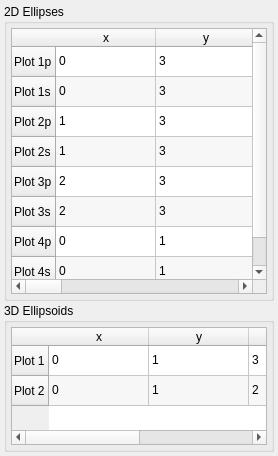
     <widget class="QWidget" name="tabReso">
      <attribute name="title">
       <string>Resolution</string>
      </attribute>
      <layout class="QGridLayout" name="gridLayout_15">
       <property name="leftMargin">
        <number>4</number>
       </property>
       <property name="topMargin">
        <number>4</number>
       </property>
       <property name="rightMargin">
        <number>4</number>
       </property>
       <property name="bottomMargin">
        <number>4</number>
       </property>
       <property name="spacing">
        <number>2</number>
       </property>
       <item row="1" column="0">
        <widget class="QGroupBox" name="groupBox_16">
         <property name="sizePolicy">
          <sizepolicy hsizetype="Preferred" vsizetype="Preferred">
           <horstretch>0</horstretch>
           <verstretch>1</verstretch>
          </sizepolicy>
         </property>
         <property name="title">
          <string>3D Ellipsoids</string>
         </property>
         <layout class="QGridLayout" name="gridLayout_14">
          <property name="leftMargin">
           <number>4</number>
          </property>
          <property name="topMargin">
           <number>4</number>
          </property>
          <property name="rightMargin">
           <number>4</number>
          </property>
          <property name="bottomMargin">
           <number>4</number>
          </property>
          <property name="spacing">
           <number>2</number>
          </property>
          <item row="0" column="0">
           <widget class="QTableWidget" name="tabEllipsoids">
            <property name="alternatingRowColors">
             <bool>true</bool>
            </property>
            <row>
             <property name="text">
              <string>Plot 1</string>
             </property>
            </row>
            <row>
             <property name="text">
              <string>Plot 2</string>
             </property>
            </row>
            <column>
             <property name="text">
              <string>x</string>
             </property>
            </column>
            <column>
             <property name="text">
              <string>y</string>
             </property>
            </column>
            <column>
             <property name="text">
              <string>z</string>
             </property>
            </column>
            <column>
             <property name="text">
              <string>Proj. / Rem.</string>
             </property>
            </column>
            <item row="0" column="0">
             <property name="text">
              <string>0</string>
             </property>
            </item>
            <item row="0" column="1">
             <property name="text">
              <string>1</string>
             </property>
            </item>
            <item row="0" column="2">
             <property name="text">
              <string>3</string>
             </property>
            </item>
            <item row="0" column="3">
             <property name="text">
              <string>2</string>
             </property>
            </item>
            <item row="1" column="0">
             <property name="text">
              <string>0</string>
             </property>
            </item>
            <item row="1" column="1">
             <property name="text">
              <string>1</string>
             </property>
            </item>
            <item row="1" column="2">
             <property name="text">
              <string>2</string>
             </property>
            </item>
            <item row="1" column="3">
             <property name="text">
              <string>3</string>
             </property>
            </item>
           </widget>
          </item>
         </layout>
        </widget>
       </item>
       <item row="0" column="0">
        <widget class="QGroupBox" name="groupBox_15">
         <property name="sizePolicy">
          <sizepolicy hsizetype="Preferred" vsizetype="Preferred">
           <horstretch>0</horstretch>
           <verstretch>2</verstretch>
          </sizepolicy>
         </property>
         <property name="title">
          <string>2D Ellipses</string>
         </property>
         <layout class="QGridLayout" name="gridLayout_13">
          <property name="leftMargin">
           <number>4</number>
          </property>
          <property name="topMargin">
           <number>4</number>
          </property>
          <property name="rightMargin">
           <number>4</number>
          </property>
          <property name="bottomMargin">
           <number>4</number>
          </property>
          <property name="spacing">
           <number>2</number>
          </property>
          <item row="5" column="3">
           <widget class="QTableWidget" name="tabEllipses">
            <property name="alternatingRowColors">
             <bool>true</bool>
            </property>
            <property name="showGrid">
             <bool>true</bool>
            </property>
            <row>
             <property name="text">
              <string>Plot 1p</string>
             </property>
            </row>
            <row>
             <property name="text">
              <string>Plot 1s</string>
             </property>
            </row>
            <row>
             <property name="text">
              <string>Plot 2p</string>
             </property>
            </row>
            <row>
             <property name="text">
              <string>Plot 2s</string>
             </property>
            </row>
            <row>
             <property name="text">
              <string>Plot 3p</string>
             </property>
            </row>
            <row>
             <property name="text">
              <string>Plot 3s</string>
             </property>
            </row>
            <row>
             <property name="text">
              <string>Plot 4p</string>
             </property>
            </row>
            <row>
             <property name="text">
              <string>Plot 4s</string>
             </property>
            </row>
            <column>
             <property name="text">
              <string>x</string>
             </property>
            </column>
            <column>
             <property name="text">
              <string>y</string>
             </property>
            </column>
            <column>
             <property name="text">
              <string>Project 1</string>
             </property>
            </column>
            <column>
             <property name="text">
              <string>Remove 1</string>
             </property>
            </column>
            <column>
             <property name="text">
              <string>Project 2</string>
             </property>
            </column>
            <column>
             <property name="text">
              <string>Remove 2</string>
             </property>
            </column>
            <item row="0" column="0">
             <property name="text">
              <string>0</string>
             </property>
            </item>
            <item row="0" column="1">
             <property name="text">
              <string>3</string>
             </property>
            </item>
            <item row="0" column="2">
             <property name="text">
              <string>1</string>
             </property>
            </item>
            <item row="0" column="3">
             <property name="text">
              <string>2</string>
             </property>
            </item>
            <item row="0" column="4">
             <property name="text">
              <string>-1</string>
             </property>
            </item>
            <item row="0" column="5">
             <property name="text">
              <string>-1</string>
             </property>
            </item>
            <item row="1" column="0">
             <property name="text">
              <string>0</string>
             </property>
            </item>
            <item row="1" column="1">
             <property name="text">
              <string>3</string>
             </property>
            </item>
            <item row="1" column="2">
             <property name="text">
              <string>-1</string>
             </property>
            </item>
            <item row="1" column="3">
             <property name="text">
              <string>2</string>
             </property>
            </item>
            <item row="1" column="4">
             <property name="text">
              <string>-1</string>
             </property>
            </item>
            <item row="1" column="5">
             <property name="text">
              <string>1</string>
             </property>
            </item>
            <item row="2" column="0">
             <property name="text">
              <string>1</string>
             </property>
            </item>
            <item row="2" column="1">
             <property name="text">
              <string>3</string>
             </property>
            </item>
            <item row="2" column="2">
             <property name="text">
              <string>0</string>
             </property>
            </item>
            <item row="2" column="3">
             <property name="text">
              <string>2</string>
             </property>
            </item>
            <item row="2" column="4">
             <property name="text">
              <string>-1</string>
             </property>
            </item>
            <item row="2" column="5">
             <property name="text">
              <string>-1</string>
             </property>
            </item>
            <item row="3" column="0">
             <property name="text">
              <string>1</string>
             </property>
            </item>
            <item row="3" column="1">
             <property name="text">
              <string>3</string>
             </property>
            </item>
            <item row="3" column="2">
             <property name="text">
              <string>-1</string>
             </property>
            </item>
            <item row="3" column="3">
             <property name="text">
              <string>2</string>
             </property>
            </item>
            <item row="3" column="4">
             <property name="text">
              <string>-1</string>
             </property>
            </item>
            <item row="3" column="5">
             <property name="text">
              <string>0</string>
             </property>
            </item>
            <item row="4" column="0">
             <property name="text">
              <string>2</string>
             </property>
            </item>
            <item row="4" column="1">
             <property name="text">
              <string>3</string>
             </property>
            </item>
            <item row="4" column="2">
             <property name="text">
              <string>0</string>
             </property>
            </item>
            <item row="4" column="3">
             <property name="text">
              <string>1</string>
             </property>
            </item>
            <item row="4" column="4">
             <property name="text">
              <string>-1</string>
             </property>
            </item>
            <item row="4" column="5">
             <property name="text">
              <string>-1</string>
             </property>
            </item>
            <item row="5" column="0">
             <property name="text">
              <string>2</string>
             </property>
            </item>
            <item row="5" column="1">
             <property name="text">
              <string>3</string>
             </property>
            </item>
            <item row="5" column="2">
             <property name="text">
              <string>-1</string>
             </property>
            </item>
            <item row="5" column="3">
             <property name="text">
              <string>1</string>
             </property>
            </item>
            <item row="5" column="4">
             <property name="text">
              <string>-1</string>
             </property>
            </item>
            <item row="5" column="5">
             <property name="text">
              <string>0</string>
             </property>
            </item>
            <item row="6" column="0">
             <property name="text">
              <string>0</string>
             </property>
            </item>
            <item row="6" column="1">
             <property name="text">
              <string>1</string>
             </property>
            </item>
            <item row="6" column="2">
             <property name="text">
              <string>3</string>
             </property>
            </item>
            <item row="6" column="3">
             <property name="text">
              <string>2</string>
             </property>
            </item>
            <item row="6" column="4">
             <property name="text">
              <string>-1</string>
             </property>
            </item>
            <item row="6" column="5">
             <property name="text">
              <string>-1</string>
             </property>
            </item>
            <item row="7" column="0">
             <property name="text">
              <string>0</string>
             </property>
            </item>
            <item row="7" column="1">
             <property name="text">
              <string>1</string>
             </property>
            </item>
            <item row="7" column="2">
             <property name="text">
              <string>-1</string>
             </property>
            </item>
            <item row="7" column="3">
             <property name="text">
              <string>2</string>
             </property>
            </item>
            <item row="7" column="4">
             <property name="text">
              <string>-1</string>
             </property>
            </item>
            <item row="7" column="5">
             <property name="text">
              <string>3</string>
             </property>
            </item>
           </widget>
          </item>
         </layout>
        </widget>
       </item>
      </layout>
     </widget>
